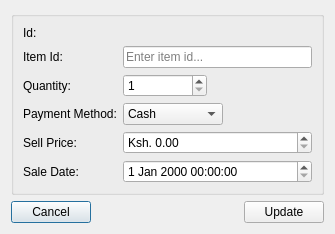
<?xml version="1.0" encoding="UTF-8"?>
<ui version="4.0">
 <class>dlgEdit_Sale</class>
 <widget class="QDialog" name="dlgEdit_Sale">
  <property name="geometry">
   <rect>
    <x>0</x>
    <y>0</y>
    <width>335</width>
    <height>214</height>
   </rect>
  </property>
  <property name="windowTitle">
   <string>Edit Sale</string>
  </property>
  <layout class="QVBoxLayout" name="verticalLayout">
   <item>
    <widget class="QGroupBox" name="groupBox">
     <property name="title">
      <string/>
     </property>
     <layout class="QFormLayout" name="formLayout">
      <item row="1" column="0">
       <widget class="QLabel" name="label">
        <property name="text">
         <string>Item Id:</string>
        </property>
       </widget>
      </item>
      <item row="1" column="1">
       <widget class="QLineEdit" name="txtId">
        <property name="placeholderText">
         <string>Enter item id...</string>
        </property>
       </widget>
      </item>
      <item row="2" column="0">
       <widget class="QLabel" name="label_2">
        <property name="text">
         <string>Quantity:</string>
        </property>
       </widget>
      </item>
      <item row="2" column="1">
       <widget class="QSpinBox" name="spnQuantity">
        <property name="maximumSize">
         <size>
          <width>84</width>
          <height>16777215</height>
         </size>
        </property>
        <property name="minimum">
         <number>1</number>
        </property>
        <property name="maximum">
         <number>9999</number>
        </property>
       </widget>
      </item>
      <item row="3" column="0">
       <widget class="QLabel" name="label_3">
        <property name="text">
         <string>Payment Method:</string>
        </property>
       </widget>
      </item>
      <item row="3" column="1">
       <widget class="QComboBox" name="cmbPayment_Method">
        <property name="maximumSize">
         <size>
          <width>100</width>
          <height>16777215</height>
         </size>
        </property>
        <property name="currentText">
         <string>Cash</string>
        </property>
        <property name="placeholderText">
         <string/>
        </property>
        <item>
         <property name="text">
          <string>Cash</string>
         </property>
        </item>
        <item>
         <property name="text">
          <string>Mpesa</string>
         </property>
        </item>
       </widget>
      </item>
      <item row="5" column="0">
       <widget class="QLabel" name="label_4">
        <property name="text">
         <string>Sale Date:</string>
        </property>
       </widget>
      </item>
      <item row="5" column="1">
       <widget class="QDateTimeEdit" name="dateTimeSale"/>
      </item>
      <item row="4" column="0">
       <widget class="QLabel" name="label_5">
        <property name="text">
         <string>Sell Price:</string>
        </property>
       </widget>
      </item>
      <item row="4" column="1">
       <widget class="QSpinBox" name="spnSale_Price">
        <property name="suffix">
         <string>.00</string>
        </property>
        <property name="prefix">
         <string>Ksh. </string>
        </property>
       </widget>
      </item>
      <item row="0" column="0">
       <widget class="QLabel" name="label_6">
        <property name="text">
         <string>Id:</string>
        </property>
       </widget>
      </item>
      <item row="0" column="1">
       <widget class="QLabel" name="lblId">
        <property name="text">
         <string/>
        </property>
       </widget>
      </item>
     </layout>
    </widget>
   </item>
   <item>
    <layout class="QHBoxLayout" name="horizontalLayout">
     <item>
      <widget class="QPushButton" name="btnCancel">
       <property name="text">
        <string>Cancel</string>
       </property>
       <property name="icon">
        <iconset resource="../../stock_manager.qrc">
         <normaloff>:/icons/cross.svg</normaloff>:/icons/cross.svg</iconset>
       </property>
      </widget>
     </item>
     <item>
      <spacer name="horizontalSpacer">
       <property name="orientation">
        <enum>Qt::Horizontal</enum>
       </property>
       <property name="sizeHint" stdset="0">
        <size>
         <width>40</width>
         <height>20</height>
        </size>
       </property>
      </spacer>
     </item>
     <item>
      <widget class="QPushButton" name="btnUpdate">
       <property name="text">
        <string>Update</string>
       </property>
       <property name="icon">
        <iconset resource="../../stock_manager.qrc">
         <normaloff>:/icons/clockwise.svg</normaloff>:/icons/clockwise.svg</iconset>
       </property>
      </widget>
     </item>
    </layout>
   </item>
  </layout>
 </widget>
 <resources>
  <include location="../../stock_manager.qrc"/>
 </resources>
 <connections>
  <connection>
   <sender>btnCancel</sender>
   <signal>clicked()</signal>
   <receiver>dlgEdit_Sale</receiver>
   <slot>reject()</slot>
   <hints>
    <hint type="sourcelabel">
     <x>52</x>
     <y>183</y>
    </hint>
    <hint type="destinationlabel">
     <x>205</x>
     <y>172</y>
    </hint>
   </hints>
  </connection>
 </connections>
</ui>
